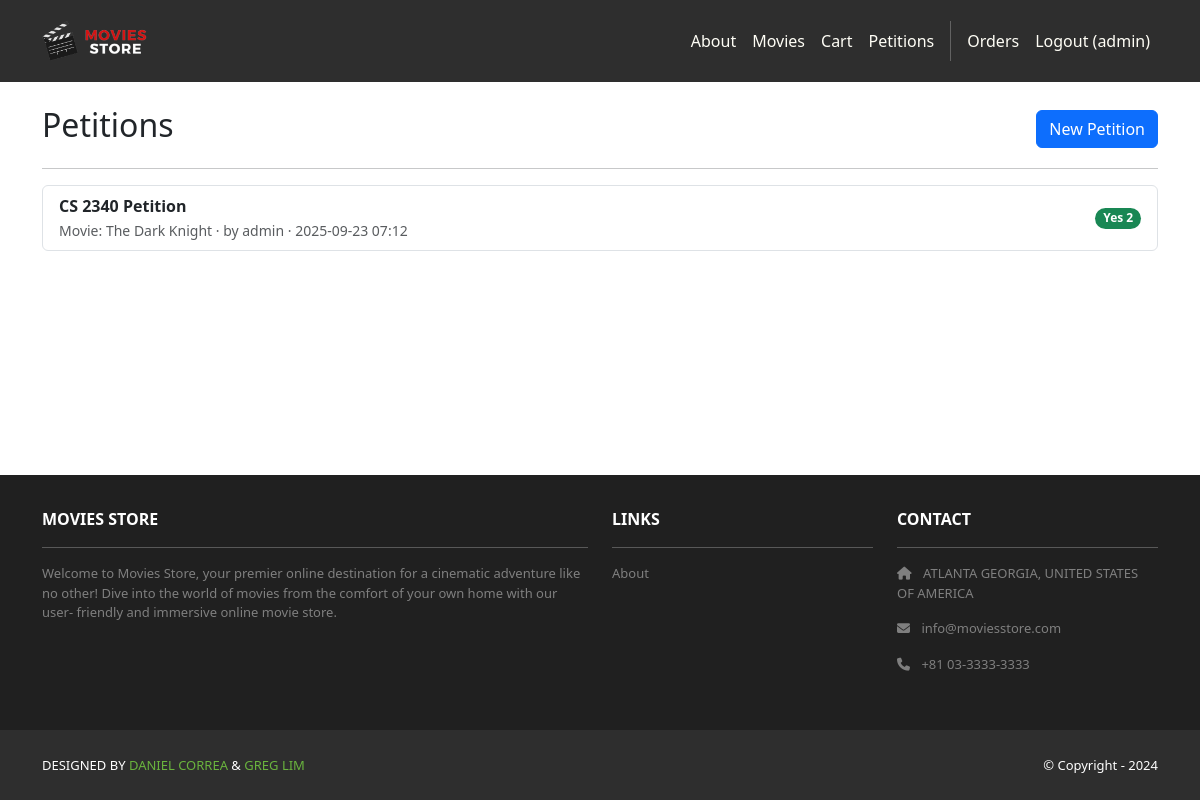
/petitions/ (signed in), run on the app's committed database.
### petitions/models.py (models this page shows, shortened)
class Petition(models.Model):
    title = models.CharField(max_length=255)
    description = models.TextField(blank=True)
    requested_movie_title = models.CharField(max_length=255)
    created_by = models.ForeignKey(User, on_delete=models.CASCADE, related_name='petitions')
    created_at = models.DateTimeField(auto_now_add=True)
    class Meta:
        ordering = ['-created_at']
    @property
    def yes_count(self) -> int:
        return self.votes.filter(value=True).count()

### petitions/views.py (the view)
# urls.py: path('', views.petition_list, name='index'),
def petition_list(request):
    petitions = Petition.objects.all()
    template_data = {'title': 'Petitions'}
    return render(request, 'petitions/index.html', {
        'petitions': petitions,
        'template_data': template_data,
    })

### petitions/templates/petitions/index.html
{% extends 'base.html' %}
{% block content %}
<section class="ms-hero">
  <div class="container py-4">
    <div class="d-flex justify-content-between align-items-center">
      <h2>Petitions</h2>
      {% if user.is_authenticated %}
      <a class="btn btn-primary" href="{% url 'petitions:create' %}">New Petition</a>
      {% else %}
      <a class="btn btn-outline-primary" href="{% url 'accounts.login' %}">Login to create</a>
      {% endif %}
    </div>
    <hr/>
    {% if petitions %}
    <div class="list-group">
      {% for p in petitions %}
      <a class="list-group-item list-group-item-action d-flex justify-content-between align-items-center" href="{% url 'petitions:detail' p.pk %}">
        <div>
          <div class="fw-bold">{{ p.title }}</div>
          <small class="text-muted">Movie: {{ p.requested_movie_title }} · by {{ p.created_by.username }} · {{ p.created_at|date:'Y-m-d H:i' }}</small>
        </div>
        <span class="badge bg-success rounded-pill">Yes {{ p.yes_count }}</span>
      </a>
      {% endfor %}
    </div>
    {% else %}
    <p>No petitions yet.</p>
    {% endif %}
  </div>
  </section>
{% endblock %}

### moviesstore/templates/base.html (shortened to what this page needs)
<!DOCTYPE html>
<html>
    {% load static %}
    <head>
        <link href="https://cdn.jsdelivr.net/npm/bootstrap@5.3.3/dist/css/bootstrap.min.css" rel="stylesheet" />
        <link rel="stylesheet" href="https://cdnjs.cloudflare.com/ajax/libs/font-awesome/6.1.1/css/all.min.css" />
        <link rel="stylesheet" type="text/css" href="{% static 'css/style.css' %}" />
    </head>
    <body>
        <nav class="p-3 navbar navbar-dark bg-dark navbar-expand-lg">
            <div class="container">
                <a class="navbar-brand" href="{% url 'home.index' %}">
                    <img src="{% static 'img/logo.png' %}" alt="logo" height="40" />
                </a>
                <div class="collapse navbar-collapse" id="navbarNavAltMarkup">
                    <div class="navbar-nav ms-auto navbar-ml">
                        <a class="nav-link" href="{% url 'home.about' %}">About</a>
                        <a class="nav-link" href="{% url 'movies.index' %}">Movies</a>
                        <a class="nav-link" href="{% url 'cart.index' %}">Cart</a>
                        <a class="nav-link" href="{% url 'petitions:index' %}">Petitions</a>
                        {% if user.is_authenticated %}
                        <a class="nav-link" href="{% url 'accounts.orders' %}">Orders</a>
                        <a class="nav-link" href="{% url 'accounts.logout' %}">Logout ({{ user.username }})</a>
                        {% else %}
                        <a class="nav-link" href="{% url 'accounts.login' %}">Login</a>
                        <a class="nav-link" href="{% url 'accounts.signup' %}">Sign Up</a>
                        {% endif %}
                    </div>
                </div>
            </div>
        </nav>
        <div class="content-wrapper">{% block content %}{% endblock content %}</div>
        <section class="p-3 ms-footer d-none d-md-block text-white">
            <div class="container">
                <div class="row mt-3">
                    <div class="col-md-6 col-lg-6 col-xl-6 mx-auto mb-4">
                        <b>MOVIES STORE</b>
                        <hr />
                        <p>
                            Welcome to Movies Store, your premier online destination for a cinematic adventure like no other! Dive into the
                            world of movies from the comfort of your own home with our user- friendly and immersive online movie store.
                        </p>
                    </div>
                    <div class="col-md-3 col-lg-3 col-xl-3 mx-auto mb-4">
                        <b>LINKS</b>
                        <hr />
                        <p><a class="nav-link" href="{% url 'home.about' %}">About</a></p>
                    </div>
                    <div class="col-md-3 col-lg-3 col-xl-3 mx-auto mb-4">
                        <b>CONTACT</b>
                        <hr />
                        <p>
                            <i class="fas fa-home me-2"></i>
                            ATLANTA GEORGIA, UNITED STATES OF AMERICA
                        </p>
                        <p>
                            <i class="fas fa-envelope me-2"></i>
                            info@moviesstore.com
                        </p>
                        <p>
                            <i class="fas fa-phone me-2"></i>
                            +81 03-3333-3333
                        </p>
                    </div>
                </div>
            </div>
        </section>
        <section class="p-3 ms-footer-bottom bg-dark">
            <div class="container d-flex justify-content-between">
                <div class="me-5 text-white">
                    <span>
                        DESIGNED BY
                        <a href="https://www.x.com/danielgarax" target="_blank">DANIEL CORREA</a>
                        &
                        <a href="https://www.x.com/greglim81" target="_blank">GREG LIM</a>
                    </span>
                </div>
                <div class="text-white">
                    <span>© Copyright - 2024</span>
                </div>
            </div>
        </section>
    </body>
</html>

### moviesstore/static/css/style.css (style rules this page uses)
.navbar a.nav-link { color: #fffef6 !important; }
.bg-dark { background-color: #2e2e2e !important; }
.ms-footer { background-color: #202020; }
.ms-footer p { color: #7f7f7f; font-size: 13px; }
.ms-footer-bottom span { font-size: 13px; line-height: 38px; }
.ms-footer-bottom a { color: #6ab43e; text-decoration: none; }
html, body { height: 100%; margin: 0; display: flex; flex-direction: column; }
.content-wrapper { flex: 1; }

### data on the page
Petition: title "CS 2340 Petition", requested_movie_title "The Dark Knight", created_by.username "admin", created_at "2025-09-23 07:12", yes_count "2"

### other printed values
{{ user.username }} "admin"
